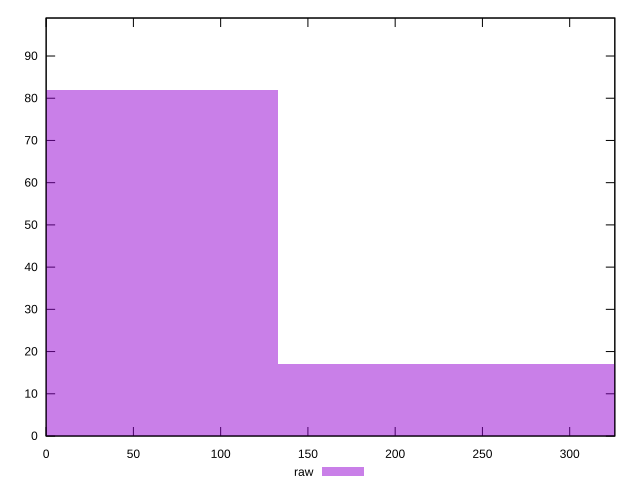

Write the gnuplot code that produced this figure.
reset

$raw <<EOF
0 82
265.1573023772732 17
EOF

set key outside below
set boxwidth 265.1573023772732
set xrange [0:325.866]
set yrange [0:99]
set trange [0:99]
set style fill transparent solid 0.5 noborder
set terminal svg size 640, 490 enhanced background rgb 'white'
set output "report/report_00029_2021-02-24T13-36-40.390Z/uses-rel-preconnect/samples/card/raw/histogram.svg"

plot $raw title "raw" with boxes

reset
